Frame 1 (no input): blank canvas, image omitted
Frame 60 (the mouse pressed at the canvas centre just before this capture): blank canvas, image omitted
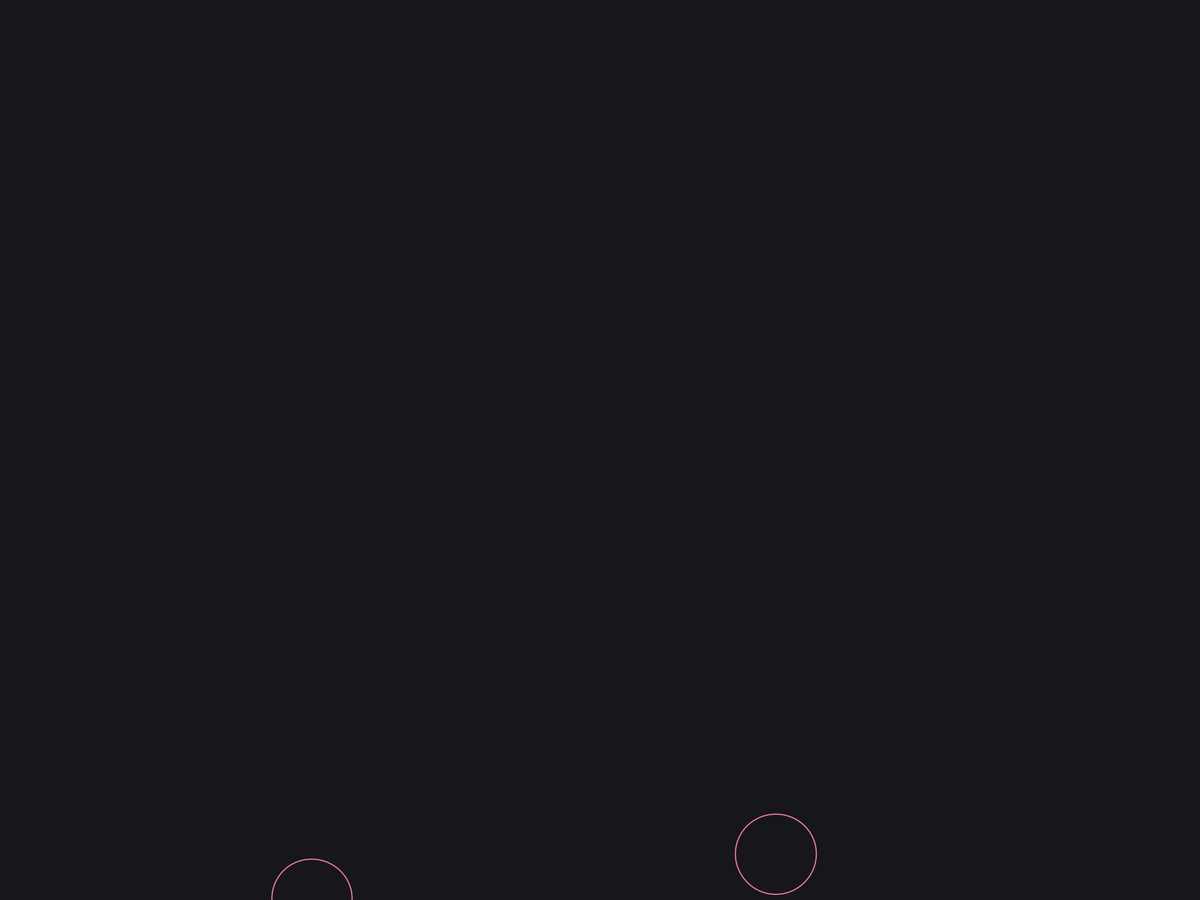
Frame 120 (the mouse held since frame 60 and released just before this capture)

The Processing sketch whose frames 1 and 60 were blank and that drew this single picture after the mouse press (run headless with seeded random() and noise(); from frame 60 on, the mouse is pressed at the canvas centre):

// Processing sketch: bubbles
// ── bubbles.pde
color pink = color(245, 127, 179);
int numBubbles = 20;
Bubble[] bubbles = new Bubble[numBubbles];
int  nextBubble = 0;

void setup(){
  fullScreen();
  noFill();
  stroke(pink);
  strokeWeight(1.5);
  smooth();
}

void draw(){
  background(#16161b);
  if(frameCount % 60 == 0){
    if(nextBubble < bubbles.length){
      bubbles[nextBubble] = new Bubble(random(width),height);
      nextBubble++;
    }
  }
  
  // move and display existing bubbles
  for(int i = 0; i < bubbles.length; i++){
    if(bubbles[i] != null){
      bubbles[i].grow();
      bubbles[i].display();

      // checks if bubble is big enough to raise and remove it when it reaches the top
      if(bubbles[i].isBigEnough() && bubbles[i].y < 0){
        bubbles[i] = null;
      }
    }
  }
  saveMe();
}

void saveMe(){
  if(mousePressed){
    println("saved");
    save("bubbles.png");
  }
}

// ── Bubble.pde
class Bubble{
  int startTime;
  float radius;
  int radiusMax = 15;
  int growTime = 3000;
  float x, y;

  Bubble(float x, float y){
    this.x = x; 
    this.y = y;
    int startTime = millis();
    radius = 1; 
  }

  void grow(){
    float elapsedTime = millis() - startTime;
    radius = map(elapsedTime, 0, growTime, 0, radiusMax);
    y -= 1; //sin(frameCount * 0.01f)*2;
  }

  void display(){
    ellipse(this.x,this.y,radius*2,radius*2);
  }

  boolean isBigEnough(){
    return radius >= radiusMax;
  }
}
